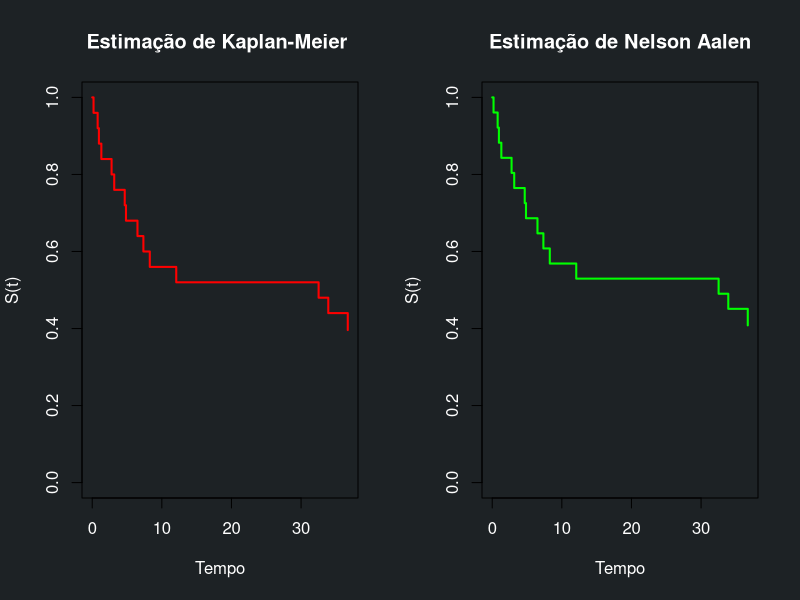

Source code (R):
## ---- chunk 1
require(survival)
tempos=c(0.19,0.78,0.96,1.31,2.78,3.16,4.67,4.85,6.50,7.35,8.27,12.07,32.52,33.91,36.71,36.71,36.71,36.71,36.71,36.71,36.71,36.17,36.71,36.71,36.71)
cens=c(1,1,1,1,1,1,1,1,1,1,1,1,1,1,1,0,0,0,0,0,0,0,0,0,0)
KM=survfit(Surv(tempos,cens)~1)
require(ggfortify)
km.table=fortify(KM)
## ---- chunk 2
na=survfit(coxph(Surv(tempos,cens)~1))
na.table=fortify(na)
## ---- chunk 3
library(knitr)
kable(list(round(km.table,2),round(na.table,2)),align='c')
## ---- chunk 4
par(mfrow=c(1,2),bg="#1D2225")
plot(KM,conf.int=F, col="red", lwd=2, main="Estimação de Kaplan-Meier ", xlab="Tempo",ylab="S(t)",col.lab = "white",col.axis = "white",col.main = "white")
plot(na, col="green", conf.int=F, main="Estimação de Nelson Aalen",lwd=2, xlab="Tempo",ylab="S(t)",col.lab = "white",col.axis = "white",col.main = "white")
## ---- chunk 5
varst=((0.1327891^2) * (1/(21*20)))
sqrtvarst=sqrt((0.1327891^2) * (1/(21*20)))

0.1327891-(1.96*sqrt(varst))
0.1327891+(1.96*sqrt(varst))

## ---- chunk 6
KM
## ---- chunk 7
KMi=KM
#  Códigos no R para o cálculo do Tempo médio
t=tempos[cens==1]
tj=c(0,as.numeric(levels(as.factor(t))))
surv=c(1,as.numeric(levels(as.factor(KMi$surv))))
surv=sort(surv, decreasing=T)
k=length(tj)-1
prod=matrix(0,k,1)
   for(j in 1:k){
        prod[j]<-(tj[j+1]-tj[j])*surv[j]
}
tm=sum(prod) 
tm
